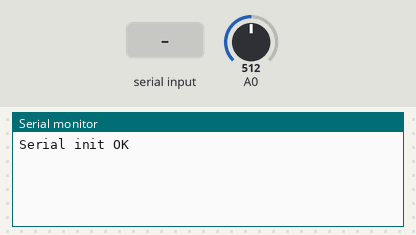
A sketch run on a simulated Arduino Uno, built with avr-gcc and run on an emulated ATmega328P. Shown: the last lines printed to the serial monitor. Inputs (shaded band) come from the test bench; at power-on: A0 = 512.

Above: at 1.2 s.
1.3 s: "1\n" received over the second serial link
At 1.9 s:
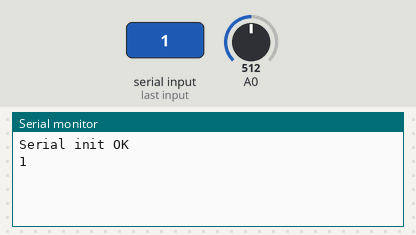
2.8 s: "0\n" received over the second serial link
At 4.3 s:
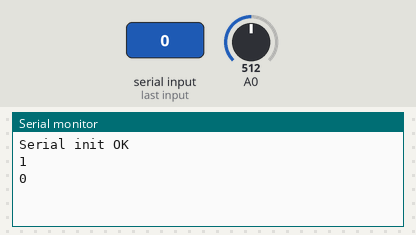

The sketch:

esp32_bridge.ino
```cpp
#include <SoftwareSerial.h>
#include <TaskScheduler.h>

SoftwareSerial EspSerial(10, 11);
Scheduler runner;

void setup() {
  Serial.begin(115200);
  while (!Serial) {}
  Serial.print("Serial init OK\r\n");
  EspSerial.begin(9600);
}

void loop() {
  runner.execute();
}


Task SerialDataIO(0, TASK_FOREVER, []() {
  // Wifi -> Serial Bridge
  if (EspSerial.available()) {
    String serialMSG = EspSerial.readStringUntil('\n');
    Serial.println(serialMSG);
  }
  // Serial -> WiFi Bridge
  if (Serial.available()) {
    String serialMSG = Serial.readStringUntil('\n');
    EspSerial.println(serialMSG);
  }
}, &runner, true, NULL , NULL );

Task TemperatureSender(5700, TASK_FOREVER, []() {
  //Serial.println(1024 - analogRead(A0));
  EspSerial.println("temp="+String(1024 - analogRead(A0)));
}, &runner, true, NULL , NULL );
```

Measured:
- after the input at 1.3 s, the serial monitor: prints a new line at once (image 1)
- after the input at 2.8 s, the serial monitor: prints a new line at once (image 2)
